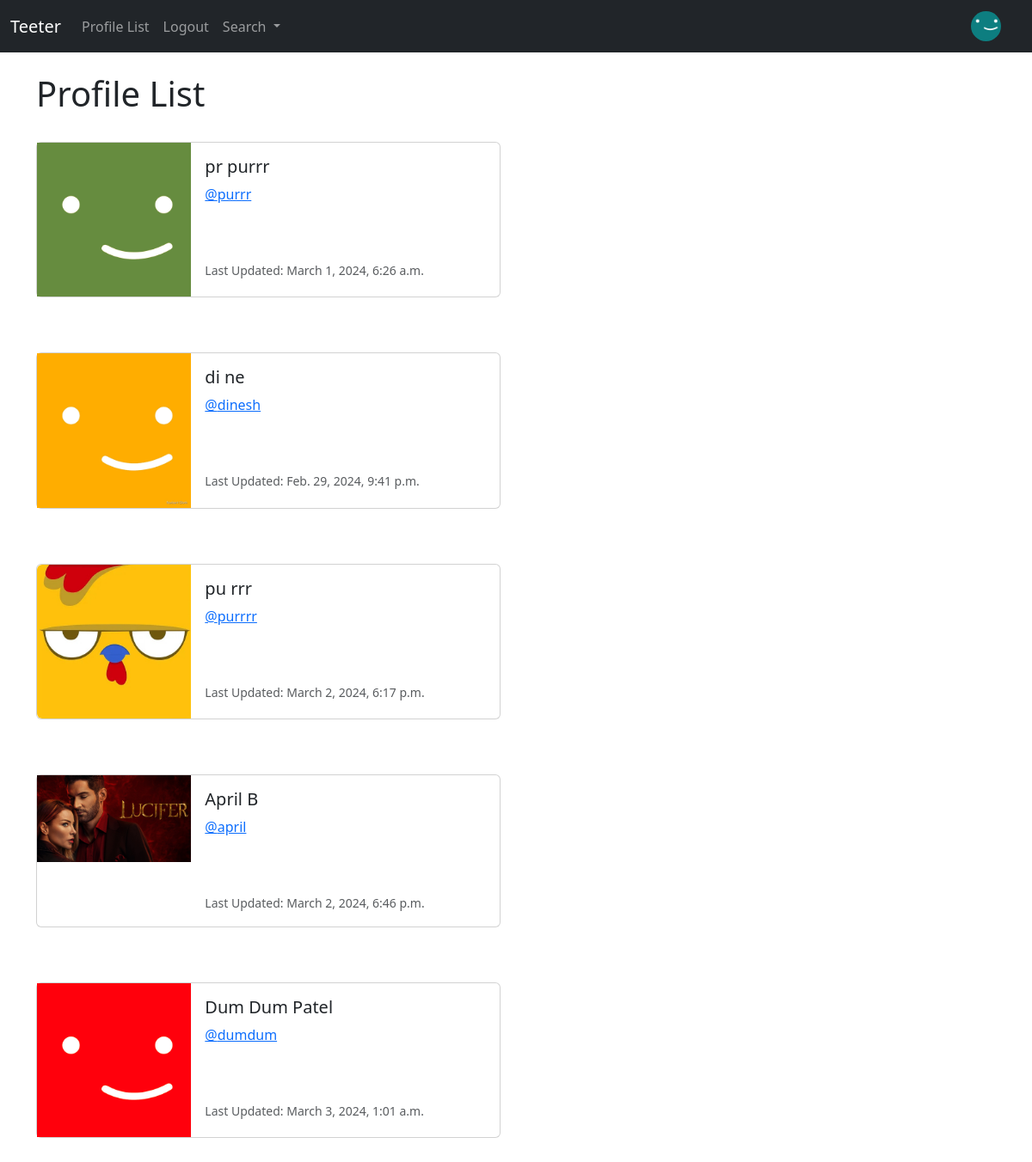
Screenshot of /profile_list/ (signed in) with the database file from the repository.
### teeter/models.py (models this page shows, shortened)
class Profile(models.Model):
    user = models.OneToOneField(User, on_delete=models.CASCADE)
    follows = models.ManyToManyField("self",
        related_name="followed_by",
        symmetrical=False,
        blank=True)
    date_modified = models.DateTimeField(User, auto_now=True)
    profile_image = models.ImageField(null=True, blank=True, upload_to='images/')
    profile_bio = models.CharField(null=True, blank=True, max_length=500)
    website_link = models.CharField(null=True, blank=True, max_length=150)
    instagram_link = models.CharField(null=True, blank=True, max_length=150)
    facebook_link = models.CharField(null=True, blank=True, max_length=150)
    linkedin_link = models.CharField(null=True, blank=True, max_length=150)

### teeter/views.py (the view)
# urls.py: path('profile_list/', profile_list, name='profile_list'),
def profile_list(request):
    if request.user.is_authenticated:
        profiles = Profile.objects.exclude(user=request.user)
        return render(request, 'profile_list.html', {'profiles': profiles})
    else:
        messages.success(request, ('You must be logged in to view this page.'))
        return redirect('home')

### teeter/templates/profile_list.html (shortened to what this page needs)
{% extends 'base.html' %}
{% load static %}
{% block content %}
    <h1>Profile List</h1>
<br/>
{% if profiles %}
    {% for profile in profiles %}
        <div class="card mb-3" style="max-width: 540px;">
            <div class="row g-0">
                <div class="col-md-4">
                    {% if profile.profile_image %}
                        <img src="{{ profile.profile_image.url }}" width=200 height=200 class="img-fluid reounded-start" alt="{{ profile.user.username }}">
                    {% else %}
                        <img src="{% static 'images/profile-icon.jpeg' %}" class="img-fluid rounded-start" alt="Profile Image">
                    {% endif %}
                </div>
                <div class="col-md-8">
                <div class="card-body">
                    <h5 class="card-title">{{ profile.user.first_name }} {{ profile.user.last_name }}</h5>
                    <p class="card-text"><a href="{% url 'profile' profile.user.id %}">@{{ profile.user.username|lower }}</a></p>
                    <br/><br/>
                    <p class="card-text"><small class="text-body-secondary">Last Updated: {{ profile.date_modified }}</small></p>
                </div>
                </div>
            </div>
        </div>
        <br/><br/>
    {% endfor %}
{% endif %}
{% endblock %}

### teeter/templates/base.html (shortened to what this page needs)
<!doctype html>
<html lang="en">
  <head>
    <link href="https://cdn.jsdelivr.net/npm/bootstrap@5.3.3/dist/css/bootstrap.min.css" rel="stylesheet">
  </head>
  <body>
    {% include 'navbar.html' %}
    <div class="container">
      <br/>
      {% block content %}
      {% endblock %}
    </div>
  </body>
</html>

### teeter/templates/navbar.html (shortened to what this page needs)
<nav class="navbar navbar-expand-lg navbar-dark bg-dark">
{% load static %}
    <div class="container-fluid">
      <a class="navbar-brand" href="{% url 'home' %}">Teeter</a>
      <div class="collapse navbar-collapse" id="navbarSupportedContent">
        <ul class="navbar-nav me-auto mb-2 mb-lg-0">
          <li class="nav-item">
            <a class="nav-link" href="{% url 'profile_list' %}">Profile List</a>
          </li>
          {% if user.is_authenticated %}
            <li class="nav-item">
              <a class="nav-link" href="{% url 'logout' %}">Logout</a>
            </li>
          {% endif %}
          <li class="nav-item dropdown">
            <a class="nav-link dropdown-toggle" href="#" role="button" data-bs-toggle="dropdown" aria-expanded="false">
              Search
            </a>
          </li>
        </ul>
        {% if user.is_authenticated %}
          <ul class="navbar-nav ml-auto">
            <li class="nav-link navbar-brand">
              <a href="{% url 'profile' request.user.id %}">
                {% if user.profile.profile_image %}
                  <img src="{{ user.profile.profile_image.url }}" class="rounded-circle" width=35>
                {% else %}
                  <img src="{% static 'images/profile-icon.jpeg' %}" class="img-fluid rounded-circle" alt="Profile Image" width=35>
                {% endif %}
              </a>
            </li>
          </ul>
        {% endif %}
      </div>
    </div>
  </nav>

### rows the page displays
Profile: profile_image (picture), user.first_name "pr", user.last_name "purrr", user.username "purrr", date_modified "March 1, 2024, 6:26 a.m."
Profile: profile_image (picture), user.first_name "di", user.last_name "ne", user.username "dinesh", date_modified "Feb. 29, 2024, 9:41 p.m."
Profile: user.first_name "pu", user.last_name "rrr", user.username "purrrr", date_modified "March 2, 2024, 6:17 p.m."
Profile: profile_image (picture), user.first_name "April", user.last_name "B", user.username "april", date_modified "March 2, 2024, 6:46 p.m."
Profile: profile_image (picture), user.first_name "Dum Dum", user.last_name "Patel", user.username "dumdum", date_modified "March 3, 2024, 1:01 a.m."
